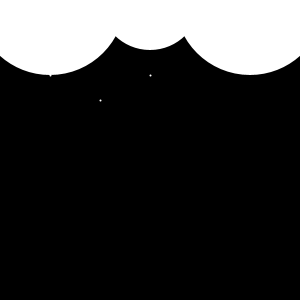
Frame 1 (no input)
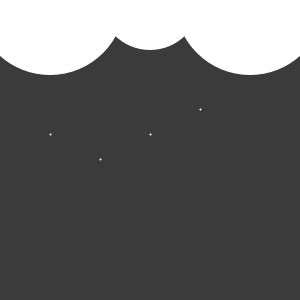
Frame 60 (the mouse pressed at the canvas centre just before this capture)
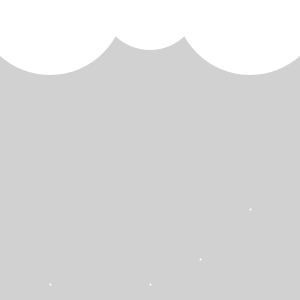
Frame 120 (the mouse held since frame 60 and released just before this capture)

The Processing sketch that drew these frames (run headless with seeded random() and noise(); from frame 60 on, the mouse is pressed at the canvas centre):

// Processing sketch: processing_35228
// ── processing_35228.pde

void setup() { 
  size(300, 300);
}

int increment = 50;

void draw() {
  background(mouseY, mouseY, mouseY);

  ellipseMode(RADIUS);
  fill(255);
  noStroke();

  ellipse(width/2-100, 0, width/4, height/4);
  ellipse(width/2, 0, width/6, height/6);
  ellipse(width/2+100, 0, width/4, height/4);

  strokeWeight(2);
  stroke(255);
  point(increment, 75+mouseY);
  point(increment+50, 100+mouseY);
  point(increment+100, 75+mouseY);
  point(increment+150, 50+mouseY);
  point(increment+200, mouseY);
  mouseY++;
}
